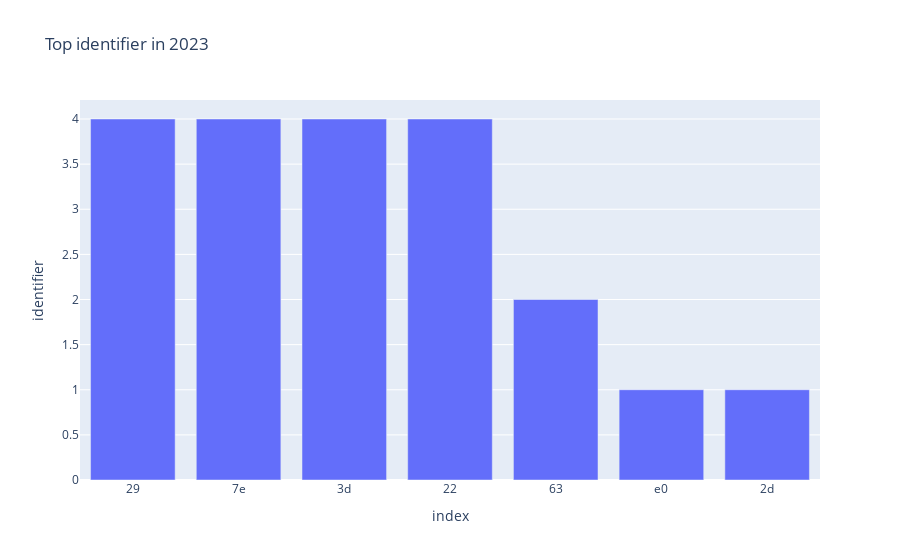

Notebook code for this chart:
### Code cell
# 2022 Top Identifier
print('Top identifier in 2023')
top_2023 = top_5[top_5['year']==2023]['identifier'].value_counts().reset_index()

fig = px.bar(top_2023, x='index', y='identifier', title='Top identifier in 2023')
fig.show()

### Figure 1 — Plotly figure (JSON) as saved in the notebook; plotly's stock layout.template omitted (floating-point values rounded to 4 significant figures)
{"data": [{"alignmentgroup": "True", "hovertemplate": "index=%{x}<br>identifier=%{y}<extra></extra>", "legendgroup": "", "marker": {"color": "#636efa", "pattern": {"shape": ""}}, "name": "", "offsetgroup": "", "orientation": "v", "showlegend": false, "textposition": "auto", "type": "bar", "x": ["29", "7e", "3d", "22", "63", "e0", "2d"], "xaxis": "x", "y": [4, 4, 4, 4, 2, 1, 1], "yaxis": "y"}], "layout": {"barmode": "relative", "legend": {"tracegroupgap": 0}, "title": {"text": "Top identifier in 2023"}, "xaxis": {"anchor": "y", "domain": [0, 1], "title": {"text": "index"}}, "yaxis": {"anchor": "x", "domain": [0, 1], "title": {"text": "identifier"}}}}
